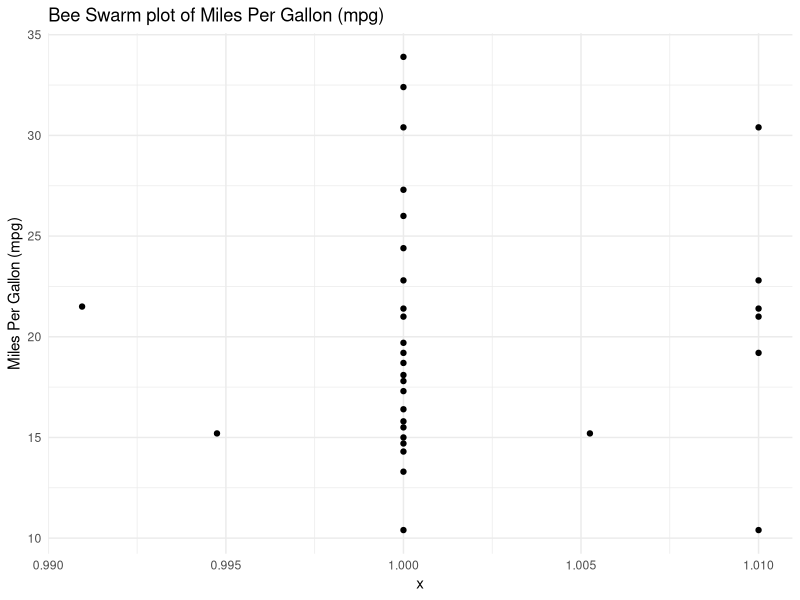

This chart was generated by the following R code:
## ---- chunk 1
# Addition and Subtraction 
5+9-3 
# Multiplication and Division (5 + 3) * 7 /2
(5+3)*7/2
## ---- chunk 2
# Addition and Subtraction 
5+9-3 
# Multiplication and Division (5 + 3) * 7 /2
(5+3)*7/2
## ---- chunk 3
# Exponentiation 
2^6 
# Exponential of x=2 i.e. e^2 
exp(2)  
# logarithms base 2 and base 10 
log2(64) + log10(100)
## ---- chunk 4
# Load the required libraries, suppressing annoying startup messages
library(tibble) 
suppressPackageStartupMessages(library(dplyr))
# Read the mtcars dataset into a tibble called tb
data(mtcars)
tb <- as_tibble(mtcars)
# Convert relevant columns into factor variables
tb$cyl <- as.factor(tb$cyl) # cyl = {4,6,8}, number of cylinders
tb$am <- as.factor(tb$am) # am = {0,1}, 0:automatic, 1: manual transmission
tb$vs <- as.factor(tb$vs) # vs = {0,1}, v-shaped engine, 0:no, 1:yes
tb$gear <- as.factor(tb$gear) # gear = {3,4,5}, number of gears
# Directly access the data columns of tb, without tb$mpg
attach(tb)
## ---- chunk 5
library(dplyr)
library(ggthemes)
suppressPackageStartupMessages(library(ggplot2))
## ---- chunk 6
library(ggplot2)
library(ggbeeswarm) # Necessary for geom_beeswarm() 
ggplot(tb, 
       aes(x = 1, 
           y = mpg)) +
  geom_beeswarm() +
  labs(title = "Bee Swarm plot of Miles Per Gallon (mpg)",
       y = "Miles Per Gallon (mpg)") +
  theme_minimal() 
